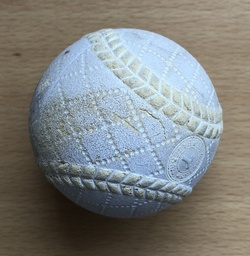
#> input picture YO/img/ball1.jpg, 250 x 256 px, shrunk from 1264 x 1296 before the run, given in place of the camera
$ python main.py
#> lines starting #> are read from the running program, lines starting #| are printed output that depends on the picture; after the words box and inside, x2 and y2 are one past the last pixel; in counts of white or black regions, pixels touching at a corner belong together
### YO/basicFunctions.py
import cv2
import socket
import numpy as np
import math


def findCircles(grayImg):
    '''
    グレースケール画像を受け取り，円のリストを返す．
    HoughCircles()内部でCannny法も実行している．
    '''
    circles = cv2.HoughCircles(
        image=grayImg,
        method=cv2.HOUGH_GRADIENT,
        dp=1,
        minDist=50,
        param1=100,
        param2=80)
    circles = np.uint(np.around(circles))
    return circles


def drawSmallCircles(img, circles, maxR):
    '''
    画像と円のリストを受け取り，与えられたmaxR以下の半径を持つ円を画像上に描画する．
    '''
    for circle in circles[0, :]:
        # 円が検出されなかった場合[0 0 0]が渡されるのでそれは省きたい
        if 0 < circle[2] <= maxR:
            # 円周を描く
            cv2.circle(img, (circle[0], circle[1]), circle[2], (0, 255, 0), 2)
            # 円の中心を描く
            cv2.circle(img, (circle[0], circle[1]), 2, (0, 0, 255), 3)
    return img


# [11 lines left out: function angle, not called in this run]


def findSquares(grayImg, img, cond_area=1000):
    '''
    参考:https://qiita.com/sitar-harmonics/items/ac584f99043574670cf3
    長方形を検出し，画像上に青の長方形を描画する．
    '''
    # 四角形の頂点を戻り値として返す
    retSquares = []
    # 2値画像の作成
    _, binImg = cv2.threshold(grayImg, 0, 255, cv2.THRESH_OTSU)
    # 輪郭取得con
    contours, dummy = cv2.findContours(binImg,
                                       cv2.RETR_LIST,
                                       cv2.CHAIN_APPROX_SIMPLE)
    for cnt in contours:
        # 輪郭の周囲に比例する精度で輪郭を近似する
        arclen = cv2.arcLength(cnt, True)
        approx = cv2.approxPolyDP(cnt, arclen*0.02, True)

        # 四角形の輪郭は、近似後に4つの頂点がある
        # 比較的広い領域が凸状になる

        # 凸性の確認
        area = abs(cv2.contourArea(approx))
        if (approx.shape[0] == 4 and area > cond_area
                and cv2.isContourConvex(approx)):
            maxCosine = 0

            for j in range(2, 5):
                # 辺間の角度の最大コサインを算出
                cosine = abs(angle(approx[j % 4], approx[j-2], approx[j-1]))
                maxCosine = max(maxCosine, cosine)

            # すべての角度の余弦定理が小さい場合
            # （すべての角度は約90度）次に、quandrangeを書き込む
            # 結果のシーケンスへの頂点
            if maxCosine < 0.3:
                # 四角判定
                rcnt = approx.reshape(-1, 2)  # 四隅の点
                cv2.polylines(img, [rcnt], True, (255, 0, 0),
                              thickness=2, lineType=cv2.LINE_8)
                retSquares.append(list(rcnt.ravel()))
    return img, retSquares


# [12 lines left out: function matchBallTemplate, not called in this run]


def writeSquaresData(squares, sendStr):
    squareNum = len(squares)
    if squareNum != 0:
        sendStr = sendStr + str(squareNum) + "\n"
        for square in squares:
            sendStr += "{} {} {} {} {} {} {} {}\n".format(
                square[0], square[1], square[2], square[3], square[4],
                square[5], square[6], square[7])
    print(sendStr)
    return sendStr


# [22 lines left out: functions writeCirclesDate, sendInfoByUDP, not called in this run]

### YO/main.py
import cv2
import basicFunctions as bf


def main():
    cap = cv2.VideoCapture(0)

    while True:
        sendItem = ""
        ret, frame = cap.read()
#> frame is the input picture: shape (256, 250, 3); mean B, G, R 127.6, 129.2, 126.6
        gray = cv2.cvtColor(frame, cv2.COLOR_BGR2GRAY)
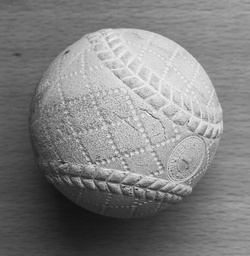
#> gray: shape (256, 250); min 16, max 246, mean 128.2

        # 円形検出と描画
        try:
            circles = bf.findCircles(gray)
#> in findCircles, `circles = cv2.HoughCircles( image=grayImg, method=cv2.HOUGH_GRADIENT, ..`: circles = [[92.5, 78.5, 41.4], [129.5, 165.5, 28.6]]
#> in findCircles, `circles = np.uint(np.around(circles))`: circles = [[92, 78, 41], [130, 166, 29]]
#> circles = [[92, 78, 41], [130, 166, 29]]
            frame = bf.drawSmallCircles(frame, circles, maxR=100)
#> the loop in drawSmallCircles, `for circle in circles[0, :]:` made 2 passes
#> after the loop in drawSmallCircles, `for circle in circles[0, :]:`:
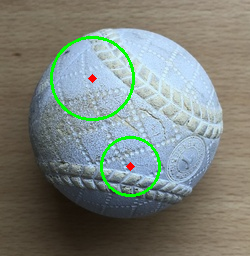
#> img: shape (256, 250, 3); mean B, G, R 123.6, 130.8, 123.7
            # 円データの書き出し
            # sendItem = bf.writeCirclesData(circles, sendItem)
            sendItem = sendItem + str(len(circles)) + "\n"
            for circle in circles:
                sendItem += "{} {} {}\n".format(circle[0][0], circle[0][1],
                                                circle[0][1])
#> this loop made 1 pass
#> circle on pass 1: [[92, 78, 41], [130, 166, 29]]
        except (AttributeError, TypeError):
            pass

        # 矩形検出と描画
        frame, squares = bf.findSquares(gray, frame)
#> in findSquares, `_, binImg = cv2.threshold(grayImg, 0, 255, cv2.THRESH_OTSU)`:
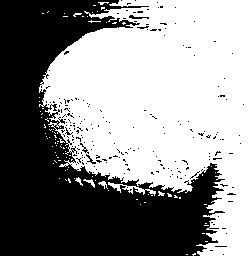
#> binImg: shape (256, 250); 55% white; 211 black regions (207 under 20 px)
#> in findSquares, `contours, dummy = cv2.findContours(binImg, cv2.RETR_LIST, cv2.CHAIN_AP..`: contours = 390 contours, 376 with area under 20; largest, box (x1, y1, x2, y2) and area: (39, 0, 250, 256) 34715, (108, 182, 156, 196) 120, (128, 14, 150, 20) 61, (85, 153, 97, 165) 46, (53, 124, 65, 131) 40; dummy = 390 rows, first 6: [1, -1, -1, -1], [2, 0, -1, -1], [3, 1, -1, -1], [4, 2, -1, -1], [5, 3, -1, -1], [6, 4, -1, -1]
#> the loop in findSquares, `for cnt in contours:` made 390 passes
#> (arclen, area) on passes 5, 10, 25: (27.66, 24), (23.66, 20), (22.49, 22)
#> after the loop in findSquares, `for cnt in contours:`: retSquares = []
#> squares = []

        # 矩形データの書き出し
        sendItem = bf.writeSquaresData(squares, sendItem)
#> in writeSquaresData, `squareNum = len(squares)`: squareNum = 0

        # UDPでUnityに送信
        print(sendItem)
#| 1
#| 92 78 78
        # bf.sendInfoByUDP(sendItem)

        cv2.imshow("frame", frame)

        if cv2.waitKey(1) & 0xFF == ord('q'):
#> (key q is pressed here)
            break

    cap.release()
    cv2.destroyAllWindows()


if __name__ == "__main__":
    main()

$ run again, on YO/img/ball3.png
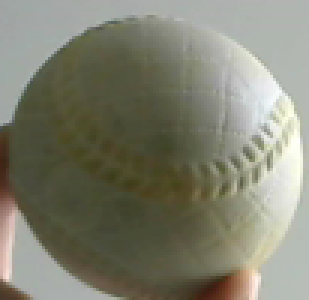
#> input picture YO/img/ball3.png, 103 x 100 px, given in place of the camera (shown 3 times larger)
#> in main, frame is the input picture: shape (100, 103, 3); mean B, G, R 111.9, 128.5, 128.4
#> in main, `gray = cv2.cvtColor(frame, cv2.COLOR_BGR2GRAY)`:
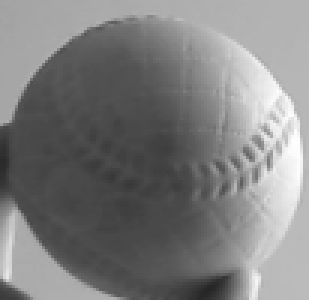
#> gray: shape (100, 103) (shown 3 times larger); min 37, max 254, mean 126.6
#> circles = None
#> in findSquares, `_, binImg = cv2.threshold(grayImg, 0, 255, cv2.THRESH_OTSU)`:
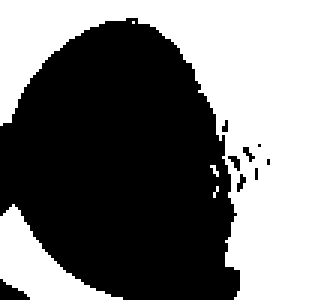
#> binImg: shape (100, 103) (shown 3 times larger); 44.9% white; 5 white regions (3 under 20 px)
#> contours = 12 contours, 10 with area under 20; largest, box (x1, y1, x2, y2) and area: (0, 0, 103, 100) 3916, (0, 68, 41, 100) 468; dummy = [[1, -1, -1, -1], [2, 0, -1, -1], [3, 1, -1, -1], [4, 2, -1, -1], [5, 3, -1, -1], [6, 4, -1, -1], [7, 5, -1, -1], [8, 6, -1, -1], [9, 7, -1, -1], [10, 8, -1, -1], [11, 9, -1, -1], [-1, 10, -1, -1]]
#> the loop in findSquares, `for cnt in contours:` made 12 passes
#> (arclen, area) on passes 1, 12: (120.3, 487), (457, 4127.5)
#> after the loop in findSquares, `for cnt in contours:`: retSquares = []
#> squareNum = 0
#> sendItem = ''
